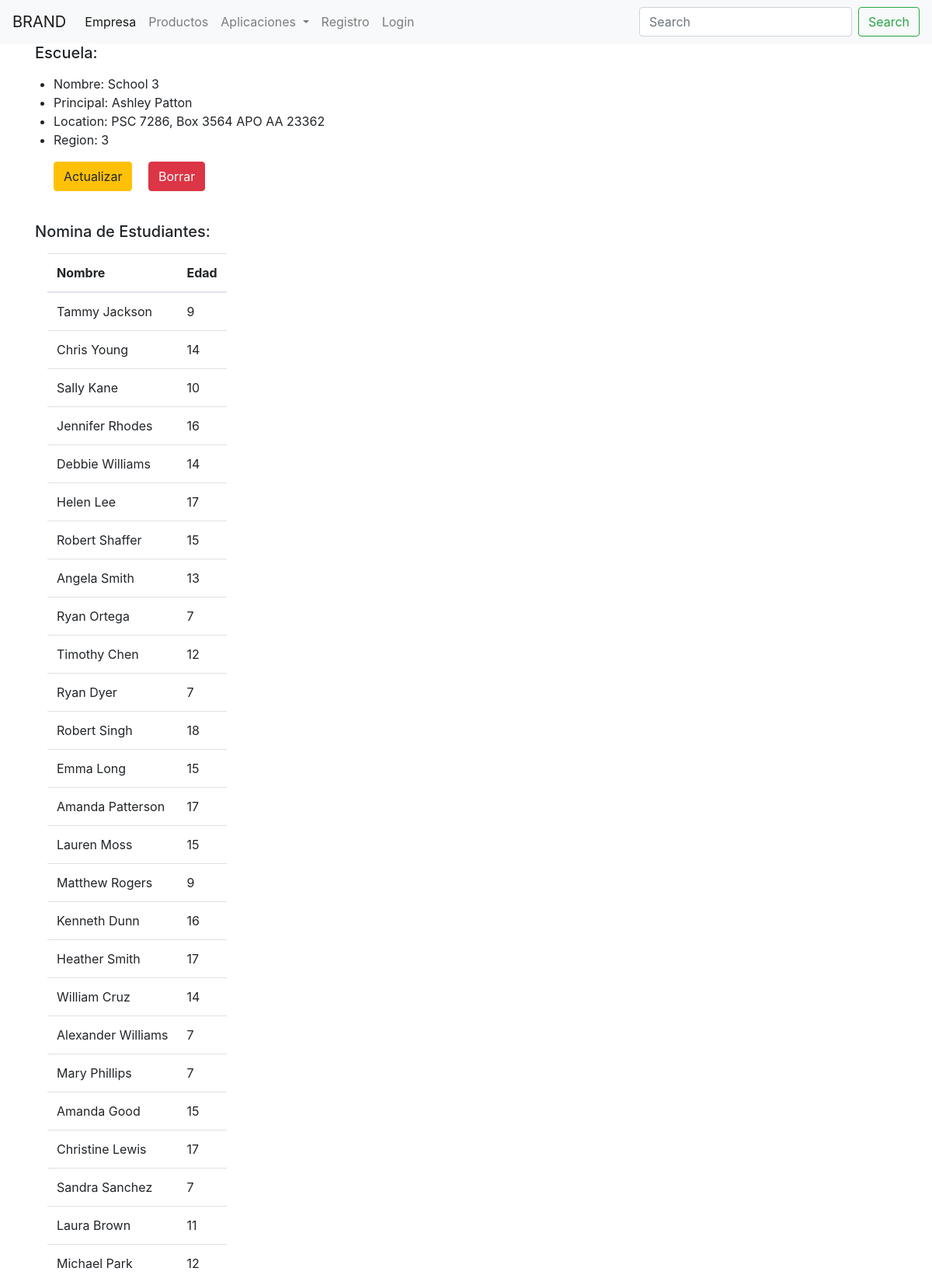
/school/4 (upper part), run on the app's committed database.
### school/models.py (models this page shows, shortened)
class School(models.Model):
    name = models.CharField(max_length=256)
    principal = models.CharField(max_length=256)
    location = models.CharField(max_length=256)
    region = models.IntegerField(null=True)

class Student(models.Model):
    name = models.CharField(max_length=256)
    age = models.PositiveIntegerField()
    school = models.ForeignKey(School,related_name='students', on_delete=models.CASCADE)

### school/views.py (the view)
# urls.py: path('<int:pk>', views.SchoolDetailView.as_view(), name='detail'),
class SchoolDetailView( DetailView ):
    context_object_name = 'school_detail'
    model = models.School
    template_name = 'school_detail.html'

### school/templates/school_detail.html
{% extends "base.html" %}
{% block body_block %}
   <h5>Escuela:</h5>
   <div class="container pt-2 pb-4 pl-4" >
     <ul class="list-group">
       <li>Nombre: {{ school_detail.name }}</li>
       <li>Principal: {{ school_detail.principal }}</li>
       <li>Location: {{ school_detail.location }}</li>
       <li>Region: {{ school_detail.region }}</li>
     </ul>
       <p><a class="btn btn-warning mt-3" href="{% url 'school:update' pk=school_detail.pk %}">Actualizar</a>
       <a class="btn btn-danger mt-3 ml-3" href="{% url 'school:delete' pk=school_detail.pk %}">Borrar</a>  </p>
   </div>
    <h5>Nomina de Estudiantes: </h5>
    <table class="table table-hover w-auto m-3">
      <thead >
        <th >Nombre</th>
        <th >Edad</th>
      </thead>
    {% for student in school_detail.students.all %}
    <tr>
      <td>{{ student.name }}</td>
      <td>{{ student.age }}</td>
    </tr>
    {% endfor %}
  </table>
{% endblock %}

### data on the page
School: name "School 3", principal "Ashley Patton", location "PSC 7286, Box 3564 APO AA 23362", region "3"
Student: name "Tammy Jackson", age "9"
Student: name "Chris Young", age "14"
Student: name "Sally Kane", age "10"
Student: name "Jennifer Rhodes", age "16"
Student: name "Debbie Williams", age "14"
Student: name "Helen Lee", age "17"
Student: name "Robert Shaffer", age "15"
Student: name "Angela Smith", age "13"
Student: name "Ryan Ortega", age "7"
Student: name "Timothy Chen", age "12"
Student: name "Ryan Dyer", age "7"
Student: name "Robert Singh", age "18"
Student: name "Emma Long", age "15"
Student: name "Amanda Patterson", age "17"
Student: name "Lauren Moss", age "15"
Student: name "Matthew Rogers", age "9"
Student: name "Kenneth Dunn", age "16"
Student: name "Heather Smith", age "17"
Student: name "William Cruz", age "14"
Student: name "Alexander Williams", age "7"
Student: name "Mary Phillips", age "7"
Student: name "Amanda Good", age "15"
Student: name "Christine Lewis", age "17"
Student: name "Sandra Sanchez", age "7"
Student: name "Laura Brown", age "11"
Student: name "Michael Park", age "12"
